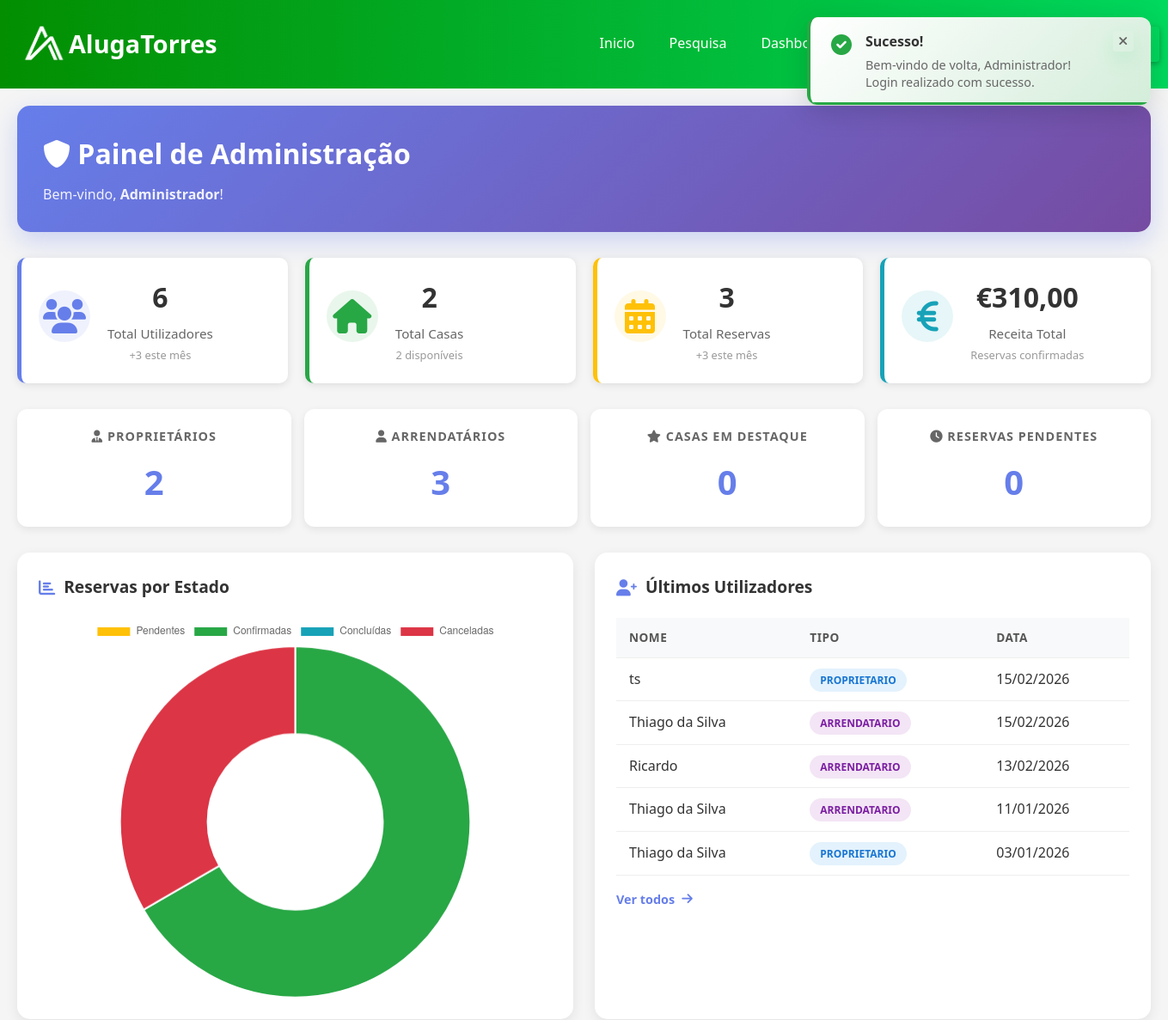
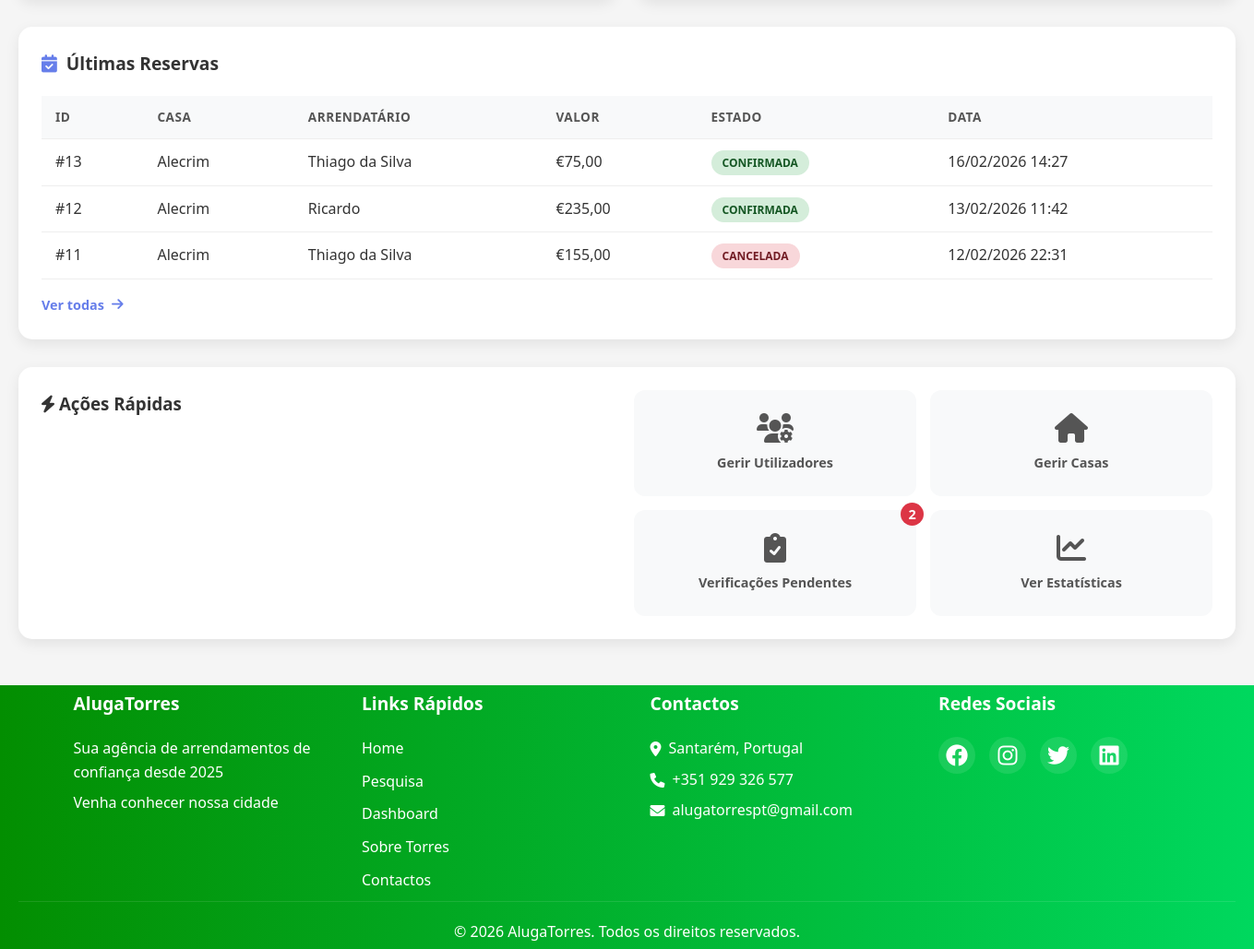
The app's page /admin/index.php?refreshed=1 (signed in) with its own data (2 pictures, top to bottom).
### tables this page shows
CREATE TABLE `utilizadores` (
  `id` int(11) NOT NULL,
  `utilizador` varchar(100) NOT NULL,
  `email` varchar(255) NOT NULL,
  `palavrapasse_hash` varchar(255) NOT NULL,
  `tipo_utilizador` enum('proprietario','arrendatario','admin') DEFAULT 'arrendatario',
  `telefone` varchar(20) DEFAULT NULL,
  `morada` text DEFAULT NULL,
  `nif` varchar(20) DEFAULT NULL,
  `data_registro` datetime DEFAULT current_timestamp(),
  `ultimo_login` datetime DEFAULT NULL,
  `ativo` tinyint(1) DEFAULT 1,
  `foto_perfil` varchar(255) DEFAULT NULL COMMENT 'Caminho da foto de perfil do utilizador'
);

CREATE TABLE `reservas` (
  `id` int(11) NOT NULL,
  `casa_id` int(11) NOT NULL,
  `arrendatario_id` int(11) NOT NULL,
  `data_checkin` date NOT NULL,
  `data_checkout` date NOT NULL,
  `noites` int(11) NOT NULL,
  `total_hospedes` int(11) NOT NULL,
  `preco_noite` decimal(10,2) NOT NULL,
  `subtotal` decimal(10,2) NOT NULL,
  `taxa_limpeza` decimal(10,2) DEFAULT 0.00,
  `taxa_seguranca` decimal(10,2) DEFAULT 0.00,
  `total` decimal(10,2) NOT NULL,
  `status` enum('pendente','confirmada','cancelada','concluida','rejeitada') DEFAULT 'pendente',
  `metodo_pagamento` varchar(50) DEFAULT NULL,
  `data_reserva` datetime DEFAULT current_timestamp(),
  `data_confirmacao` datetime DEFAULT NULL,
  `data_cancelamento` datetime DEFAULT NULL,
  `notas` text DEFAULT NULL
);

CREATE TABLE `casas` (
  `id` int(11) NOT NULL,
  `proprietario_id` int(11) NOT NULL,
  `titulo` varchar(200) NOT NULL,
  `descricao` text DEFAULT NULL,
  `morada` text NOT NULL,
  `codigo_postal` varchar(20) DEFAULT NULL,
  `cidade` varchar(100) DEFAULT 'Torres Novas',
  `freguesia` varchar(100) DEFAULT NULL,
  `latitude` decimal(10,8) DEFAULT NULL,
  `longitude` decimal(11,8) DEFAULT NULL,
  `tipo_propriedade` enum('casa','apartamento','vivenda','quinta','outro') DEFAULT 'casa',
  `quartos` tinyint(4) DEFAULT 1,
  `camas` tinyint(4) DEFAULT 1,
  `banheiros` tinyint(4) DEFAULT 1,
  `area` int(11) DEFAULT NULL,
  `capacidade` int(11) DEFAULT 2,
  `preco_noite` decimal(10,2) NOT NULL,
  `preco_limpeza` decimal(10,2) DEFAULT 0.00,
  `taxa_seguranca` decimal(10,2) DEFAULT 0.00,
  `minimo_noites` tinyint(4) DEFAULT 1,
  `maximo_noites` smallint(6) DEFAULT 30,
  `hora_checkin` time DEFAULT '15:00:00',
  `hora_checkout` time DEFAULT '11:00:00',
  `comodidades` text DEFAULT NULL,
  `regras` text DEFAULT NULL,
  `destaque` tinyint(1) DEFAULT 0,
  `disponivel` tinyint(1) DEFAULT 1,
  `data_criacao` datetime DEFAULT current_timestamp(),
  `data_atualizacao` datetime DEFAULT current_timestamp() ON UPDATE current_timestamp(),
  `fotos` longtext DEFAULT NULL COMMENT 'Array JSON com caminhos das fotos da propriedade (máx. 7)' CHECK (json_valid(`fotos`)),
  `aprovado` tinyint(1) DEFAULT 0 COMMENT '0=Pendente, 1=Aprovada, 2=Rejeitada',
  `motivo_rejeicao` text DEFAULT NULL
);

### backend/check_admin.php (called while the page is built, shortened)
<?php
$admin_nome = $_SESSION['user'];

### admin/index.php (the view, shortened to what this page needs)
<?php
require_once __DIR__ . '/../backend/check_admin.php';
$stats = [];
$result = $conn->query("SELECT COUNT(*) as total FROM utilizadores");
$stats['total_utilizadores'] = $result->fetch_assoc()['total'];
$result = $conn->query("SELECT COUNT(*) as total FROM utilizadores WHERE tipo_utilizador = 'proprietario'");
$stats['total_proprietarios'] = $result->fetch_assoc()['total'];
$result = $conn->query("SELECT COUNT(*) as total FROM utilizadores WHERE tipo_utilizador = 'arrendatario'");
$stats['total_arrendatarios'] = $result->fetch_assoc()['total'];
$result = $conn->query("SELECT COUNT(*) as total FROM casas");
$stats['total_casas'] = $result->fetch_assoc()['total'];
$result = $conn->query("SELECT COUNT(*) as total FROM casas WHERE disponivel = 1");
$stats['casas_disponiveis'] = $result->fetch_assoc()['total'];
$result = $conn->query("SELECT COUNT(*) as total FROM casas WHERE destaque = 1");
$stats['casas_destaque'] = $result->fetch_assoc()['total'];
$result = $conn->query("SELECT COUNT(*) as total FROM reservas");
$stats['total_reservas'] = $result->fetch_assoc()['total'];
$result = $conn->query("SELECT COUNT(*) as total FROM reservas WHERE status = 'pendente'");
$stats['reservas_pendentes'] = $result->fetch_assoc()['total'];
$result = $conn->query("SELECT COUNT(*) as total FROM reservas WHERE status = 'confirmada'");
$stats['reservas_confirmadas'] = $result->fetch_assoc()['total'];
$result = $conn->query("SELECT COUNT(*) as total FROM reservas WHERE status = 'concluida'");
$stats['reservas_concluidas'] = $result->fetch_assoc()['total'];
$result = $conn->query("SELECT SUM(total) as total FROM reservas WHERE status IN ('confirmada', 'concluida')");
$stats['receita_total'] = $result->fetch_assoc()['total'] ?? 0;
$result = $conn->query("SELECT COUNT(*) as total FROM utilizadores WHERE MONTH(data_registro) = MONTH(CURRENT_DATE()) AND YEAR(data_registro) = YEAR(CURRENT_DATE())");
$stats['novos_utilizadores_mes'] = $result->fetch_assoc()['total'];
$result = $conn->query("SELECT COUNT(*) as total FROM reservas WHERE MONTH(data_reserva) = MONTH(CURRENT_DATE()) AND YEAR(data_reserva) = YEAR(CURRENT_DATE())");
$stats['novas_reservas_mes'] = $result->fetch_assoc()['total'];
$ultimos_utilizadores = $conn->query("SELECT id, utilizador, email, tipo_utilizador, data_registro as created_at FROM utilizadores ORDER BY data_registro DESC LIMIT 5");
$ultimas_reservas = $conn->query("
    SELECT r.id, r.status as estado, r.total as valor_total, r.data_reserva as created_at,
           c.titulo as casa_titulo,
           u.utilizador as arrendatario_nome
    FROM reservas r
    JOIN casas c ON r.casa_id = c.id
    JOIN utilizadores u ON r.arrendatario_id = u.id
    ORDER BY r.data_reserva DESC
    LIMIT 5
");
try {
    $casas_pendentes = $conn->query("SELECT COUNT(*) as total FROM casas WHERE aprovado = 0 OR aprovado IS NULL");
    $stats['casas_pendentes'] = $casas_pendentes->fetch_assoc()['total'];
} catch (\Exception $e) {
    $stats['casas_pendentes'] = 0;
}
?>
<!DOCTYPE html>
<html lang="pt">
<head>
    <link rel="stylesheet" href="https://cdnjs.cloudflare.com/ajax/libs/font-awesome/6.0.0/css/all.min.css">
    <link rel="stylesheet" href="../style/style.css">
    <link rel="stylesheet" href="admin_style.css">
</head>
<body>
    <?php include '../header.php'; ?>
    <main class="admin-main">
        <div class="admin-header">
            <h1><i class="fas fa-shield-alt"></i> Painel de Administração</h1>
            <p>Bem-vindo, <strong><?php echo htmlspecialchars($admin_nome); ?></strong>!</p>
        </div>
        <div class="stats-grid">
            <div class="stat-card primary">
                <div class="stat-icon"><i class="fas fa-users"></i></div>
                <div class="stat-info">
                    <h3><?php echo number_format($stats['total_utilizadores']); ?></h3>
                    <p>Total Utilizadores</p>
                    <small>+<?php echo $stats['novos_utilizadores_mes']; ?> este mês</small>
                </div>
            </div>
            <div class="stat-card success">
                <div class="stat-icon"><i class="fas fa-home"></i></div>
                <div class="stat-info">
                    <h3><?php echo number_format($stats['total_casas']); ?></h3>
                    <p>Total Casas</p>
                    <small><?php echo $stats['casas_disponiveis']; ?> disponíveis</small>
                </div>
            </div>
            <div class="stat-card warning">
                <div class="stat-icon"><i class="fas fa-calendar-alt"></i></div>
                <div class="stat-info">
                    <h3><?php echo number_format($stats['total_reservas']); ?></h3>
                    <p>Total Reservas</p>
                    <small>+<?php echo $stats['novas_reservas_mes']; ?> este mês</small>
                </div>
            </div>
            <div class="stat-card info">
                <div class="stat-icon"><i class="fas fa-euro-sign"></i></div>
                <div class="stat-info">
                    <h3>€<?php echo number_format($stats['receita_total'], 2, ',', '.'); ?></h3>
                    <p>Receita Total</p>
                    <small>Reservas confirmadas</small>
                </div>
            </div>
        </div>
        <div class="stats-row">
            <div class="stat-detail-card">
                <h4><i class="fas fa-user-tie"></i> Proprietários</h4>
                <p class="big-number"><?php echo number_format($stats['total_proprietarios']); ?></p>
            </div>
            <div class="stat-detail-card">
                <h4><i class="fas fa-user"></i> Arrendatários</h4>
                <p class="big-number"><?php echo number_format($stats['total_arrendatarios']); ?></p>
            </div>
            <div class="stat-detail-card">
                <h4><i class="fas fa-star"></i> Casas em Destaque</h4>
                <p class="big-number"><?php echo number_format($stats['casas_destaque']); ?></p>
            </div>
            <div class="stat-detail-card">
                <h4><i class="fas fa-clock"></i> Reservas Pendentes</h4>
                <p class="big-number"><?php echo number_format($stats['reservas_pendentes']); ?></p>
            </div>
        </div>
        <div class="admin-content-grid">
            <div class="admin-card">
                <h3><i class="fas fa-chart-bar"></i> Reservas por Estado</h3>
                <canvas id="reservasChart"></canvas>
            </div>
            <div class="admin-card">
                <h3><i class="fas fa-user-plus"></i> Últimos Utilizadores</h3>
                <table class="admin-table">
                    <thead>
                        <tr>
                            <th>Nome</th>
                            <th>Tipo</th>
                            <th>Data</th>
                        </tr>
                    </thead>
                    <tbody>
                        <?php while ($user = $ultimos_utilizadores->fetch_assoc()): ?>
                            <tr>
                                <td><?php echo htmlspecialchars($user['utilizador']); ?></td>
                                <td>
                                    <span class="badge badge-<?php echo $user['tipo_utilizador']; ?>">
                                        <?php echo ucfirst($user['tipo_utilizador']); ?>
                                    </span>
                                </td>
                                <td><?php echo date('d/m/Y', strtotime($user['created_at'])); ?></td>
                            </tr>
                        <?php endwhile; ?>
                    </tbody>
                </table>
                <a href="utilizadores.php" class="btn-view-all">Ver todos <i class="fas fa-arrow-right"></i></a>
            </div>
        </div>
        <div class="admin-card full-width">
            <h3><i class="fas fa-calendar-check"></i> Últimas Reservas</h3>
            <table class="admin-table">
                <thead>
                    <tr>
                        <th>ID</th>
                        <th>Casa</th>
                        <th>Arrendatário</th>
                        <th>Valor</th>
                        <th>Estado</th>
                        <th>Data</th>
                    </tr>
                </thead>
                <tbody>
                    <?php while ($reserva = $ultimas_reservas->fetch_assoc()): ?>
                        <tr>
                            <td>#<?php echo $reserva['id']; ?></td>
                            <td><?php echo htmlspecialchars($reserva['casa_titulo']); ?></td>
                            <td><?php echo htmlspecialchars($reserva['arrendatario_nome']); ?></td>
                            <td>€<?php echo number_format($reserva['valor_total'], 2, ',', '.'); ?></td>
                            <td>
                                <span class="badge badge-<?php echo $reserva['estado']; ?>">
                                    <?php echo ucfirst($reserva['estado']); ?>
                                </span>
                            </td>
                            <td><?php echo date('d/m/Y H:i', strtotime($reserva['created_at'])); ?></td>
                        </tr>
                    <?php endwhile; ?>
                </tbody>
            </table>
            <a href="reservas.php" class="btn-view-all">Ver todas <i class="fas fa-arrow-right"></i></a>
        </div>
        <div class="quick-actions">
            <h3><i class="fas fa-bolt"></i> Ações Rápidas</h3>
            <div class="actions-grid">
                <a href="utilizadores.php" class="action-card">
                    <i class="fas fa-users-cog"></i>
                    <span>Gerir Utilizadores</span>
                </a>
                <a href="casas.php" class="action-card">
                    <i class="fas fa-home"></i>
                    <span>Gerir Casas</span>
                </a>
                <a href="verificacoes.php" class="action-card">
                    <i class="fas fa-clipboard-check"></i>
                    <span>Verificações Pendentes</span>
                    <?php if ($stats['casas_pendentes'] > 0): ?>
                        <span class="notification-badge"><?php echo $stats['casas_pendentes']; ?></span>
                    <?php endif; ?>
                </a>
                <a href="estatisticas.php" class="action-card">
                    <i class="fas fa-chart-line"></i>
                    <span>Ver Estatísticas</span>
                </a>
            </div>
        </div>
    </main>
    <?php include '../footer.php'; ?>
    <script>
        // Gráfico de Reservas
        const ctx = document.getElementById('reservasChart').getContext('2d');
        new Chart(ctx, {
            type: 'doughnut',
            data: {
                labels: ['Pendentes', 'Confirmadas', 'Concluídas', 'Canceladas'],
                datasets: [{
                    data: [
                        <?php echo $stats['reservas_pendentes']; ?>,
                        <?php echo $stats['reservas_confirmadas']; ?>,
                        <?php echo $stats['reservas_concluidas']; ?>,
                        <?php
                        $canceladas = $stats['total_reservas'] - $stats['reservas_pendentes'] - $stats['reservas_confirmadas'] - $stats['reservas_concluidas'];
                        echo max(0, $canceladas);
                        ?>
                    ],
                    backgroundColor: ['#ffc107', '#28a745', '#17a2b8', '#dc3545']
                }]
            },
            options: {
                responsive: true,
                maintainAspectRatio: false
            }
        });
    </script>
</body>
</html>

### records on screen
utilizadores: utilizador "ts", tipo_utilizador "PROPRIETARIO", data_registro "15/02/2026"
utilizadores: utilizador "Thiago da Silva", tipo_utilizador "ARRENDATARIO", data_registro "15/02/2026"
utilizadores: utilizador "Ricardo", tipo_utilizador "ARRENDATARIO", data_registro "13/02/2026"
utilizadores: utilizador "Thiago da Silva", tipo_utilizador "ARRENDATARIO", data_registro "11/01/2026"
utilizadores: utilizador "Thiago da Silva", tipo_utilizador "PROPRIETARIO", data_registro "03/01/2026"
reservas: id "13", casa.titulo "Alecrim", arrendatario.utilizador "Thiago da Silva", total "75,00", status "CONFIRMADA", data_reserva "16/02/2026 14:27"
reservas: id "12", casa.titulo "Alecrim", arrendatario.utilizador "Ricardo", total "235,00", status "CONFIRMADA", data_reserva "13/02/2026 11:42"
reservas: id "11", casa.titulo "Alecrim", arrendatario.utilizador "Thiago da Silva", total "155,00", status "CANCELADA", data_reserva "12/02/2026 22:31"

### other values on screen
$_SESSION['user'] "Administrador"
$admin_nome "Administrador"
$stats['total_utilizadores'] "6"
$stats['novos_utilizadores_mes'] "3"
$stats['total_casas'] "2"
$stats['casas_disponiveis'] "2"
$stats['total_reservas'] "3"
$stats['novas_reservas_mes'] "3"
$stats['receita_total'] "310,00"
$stats['total_proprietarios'] "2"
$stats['total_arrendatarios'] "3"
$stats['casas_destaque'] "0"
$stats['reservas_pendentes'] "0"
$stats['casas_pendentes'] "2"
chart data {{ $stats['reservas_pendentes'] }} 0
